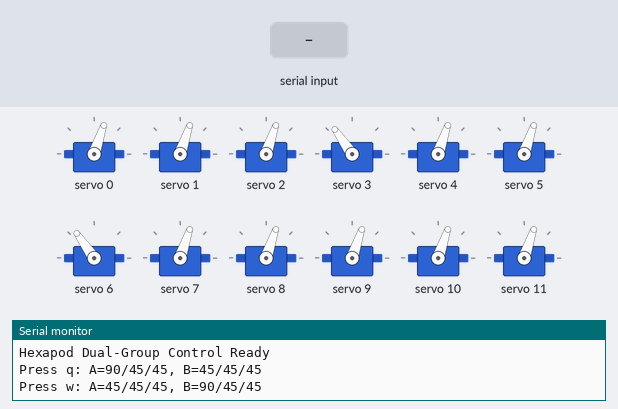
Bench run of a sketch on a simulated Arduino Uno, built with avr-gcc and run on an emulated ATmega328P. Parts: 12 × servo, the last lines printed to the serial monitor. Inputs (shaded band) come from the test bench.

Above: at 1.2 s.
1.3 s: "w" received over Serial
At 1.9 s:
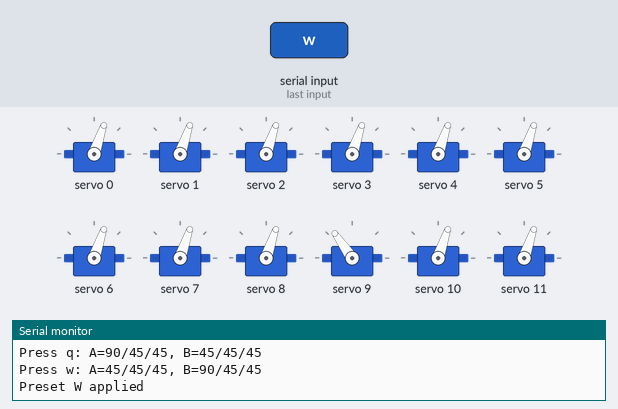
2.8 s: "q" received over Serial
At 4.0 s:
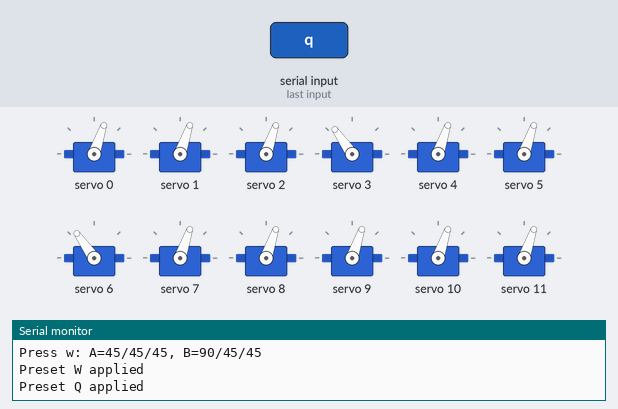
4.3 s: "W" received over Serial
At 5.4 s:
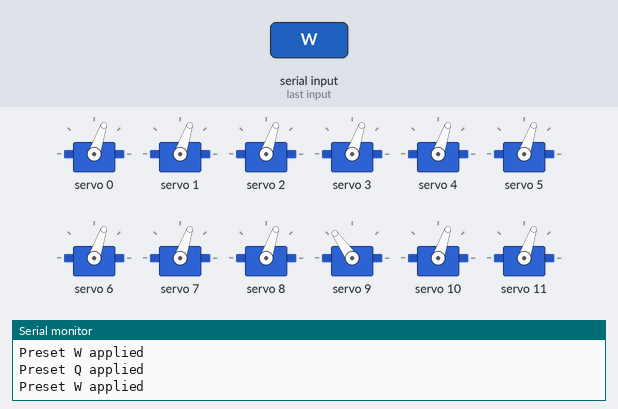
5.8 s: "Q" received over Serial
At 6.5 s:
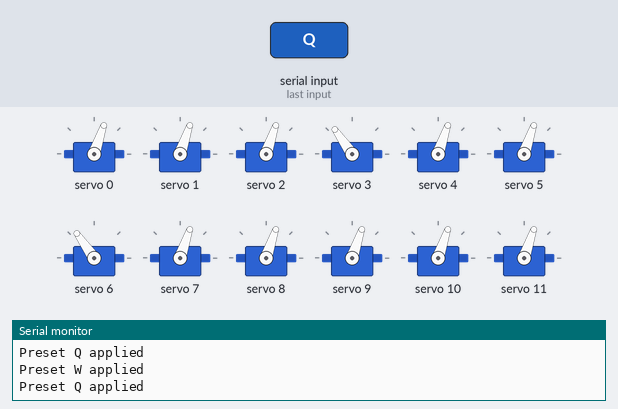
Timing chart, 0 to 8.3 s (numbered marks = the images above; inputs shaded):
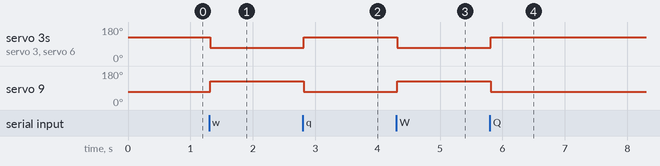

Measured:
- after the input at 1.3 s, servo 3, servo 6: 125° → 71° at once; servo 9: 71° → 125° at once
- after the input at 2.8 s, servo 3, servo 6: 71° → 125° at once; servo 9: 125° → 71° at once
- after the input at 4.3 s, servo 3, servo 6: 125° → 71° at once; servo 9: 71° → 125° at once
- after the input at 5.8 s, servo 3, servo 6: 71° → 125° at once; servo 9: 125° → 71° at once

The sketch:

Hexapod_code_test.ino
```cpp
#include <Wire.h>
#include <Adafruit_PWMServoDriver.h>

// PCA9685 16채널 서보 드라이버
Adafruit_PWMServoDriver pwm = Adafruit_PWMServoDriver();
#define SERVOMIN   150
#define SERVOMAX   600
#define SERVO_FREQ 50

// 각 그룹 다리 수
const uint8_t GROUP_SIZE = 3;

// 그룹 A: 다리1-3-5 채널 (힙, 무릎, 발목)
const uint8_t HIP_A[GROUP_SIZE]   = {0, 3, 6};
const uint8_t KNEE_A[GROUP_SIZE]  = {1, 4, 7};
const uint8_t ANKLE_A[GROUP_SIZE] = {2, 5, 8};
// 그룹 B: 다리2-4-6 채널
const uint8_t HIP_B[GROUP_SIZE]   = {9, 12, 15};
const uint8_t KNEE_B[GROUP_SIZE]  = {10, 13, 16};
const uint8_t ANKLE_B[GROUP_SIZE] = {11, 14, 17};

// PWM 서보 각도 설정
void setAngle(uint8_t ch, float angle) {
  angle = constrain(angle, 0, 180);
  uint16_t pulse = map((int)angle, 0, 180, SERVOMIN, SERVOMAX);
  pwm.setPWM(ch, 0, pulse);
}

// 그룹 A에 각도 적용
void setGroupA(float hipAng, float kneeAng, float ankleAng) {
  for (uint8_t i = 0; i < GROUP_SIZE; i++) {
    setAngle(HIP_A[i],   hipAng);
    setAngle(KNEE_A[i],  kneeAng);
    setAngle(ANKLE_A[i], ankleAng);
  }
}
// 그룹 B에 각도 적용
void setGroupB(float hipAng, float kneeAng, float ankleAng) {
  for (uint8_t i = 0; i < GROUP_SIZE; i++) {
    setAngle(HIP_B[i],   hipAng);
    setAngle(KNEE_B[i],  kneeAng);
    setAngle(ANKLE_B[i], ankleAng);
  }
}

void setup() {
  Serial.begin(9600);
  Serial.println("Hexapod Dual-Group Control Ready");
  Serial.println("Press q: A=90/45/45, B=45/45/45");
  Serial.println("Press w: A=45/45/45, B=90/45/45");

  Wire.begin();
  pwm.begin();
  pwm.setPWMFreq(SERVO_FREQ);
  delay(10);

  // 초기 포즈: A group 90/45/45, B group 45/45/45
  setGroupA(90,45,45);
  setGroupB(45,45,45);
}

void loop() {
  if (!Serial.available()) return;
  char cmd = Serial.read();
  switch (cmd) {
    case 'q': case 'Q':
      setGroupA(90,45,45);
      setGroupB(45,45,45);
      Serial.println("Preset Q applied");
      break;
    case 'w': case 'W':
      setGroupA(45,45,45);
      setGroupB(90,45,45);
      Serial.println("Preset W applied");
      break;
    default:
      // ignore
      break;
  }
}
```
